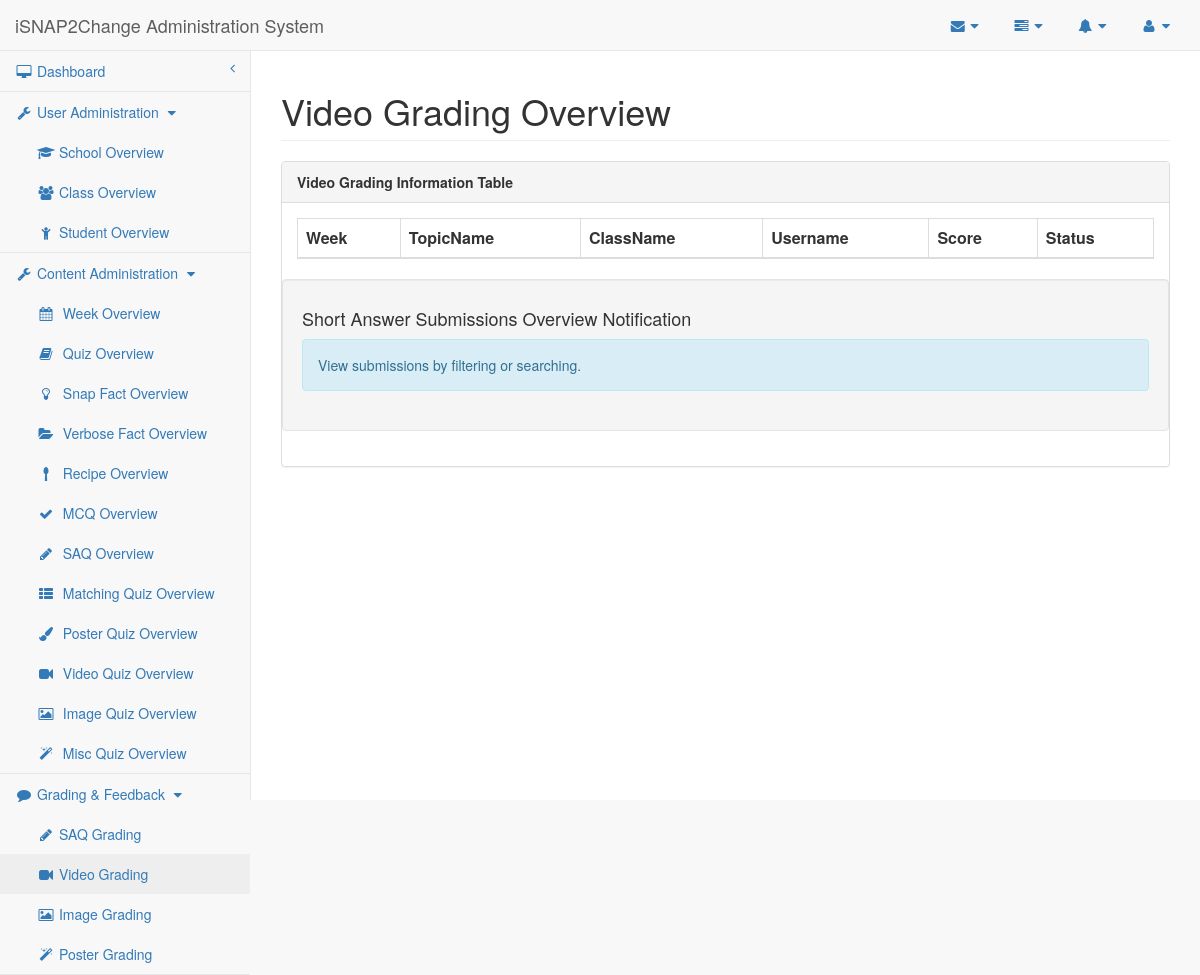
The app's page /researcher/video-grading.php, older data.
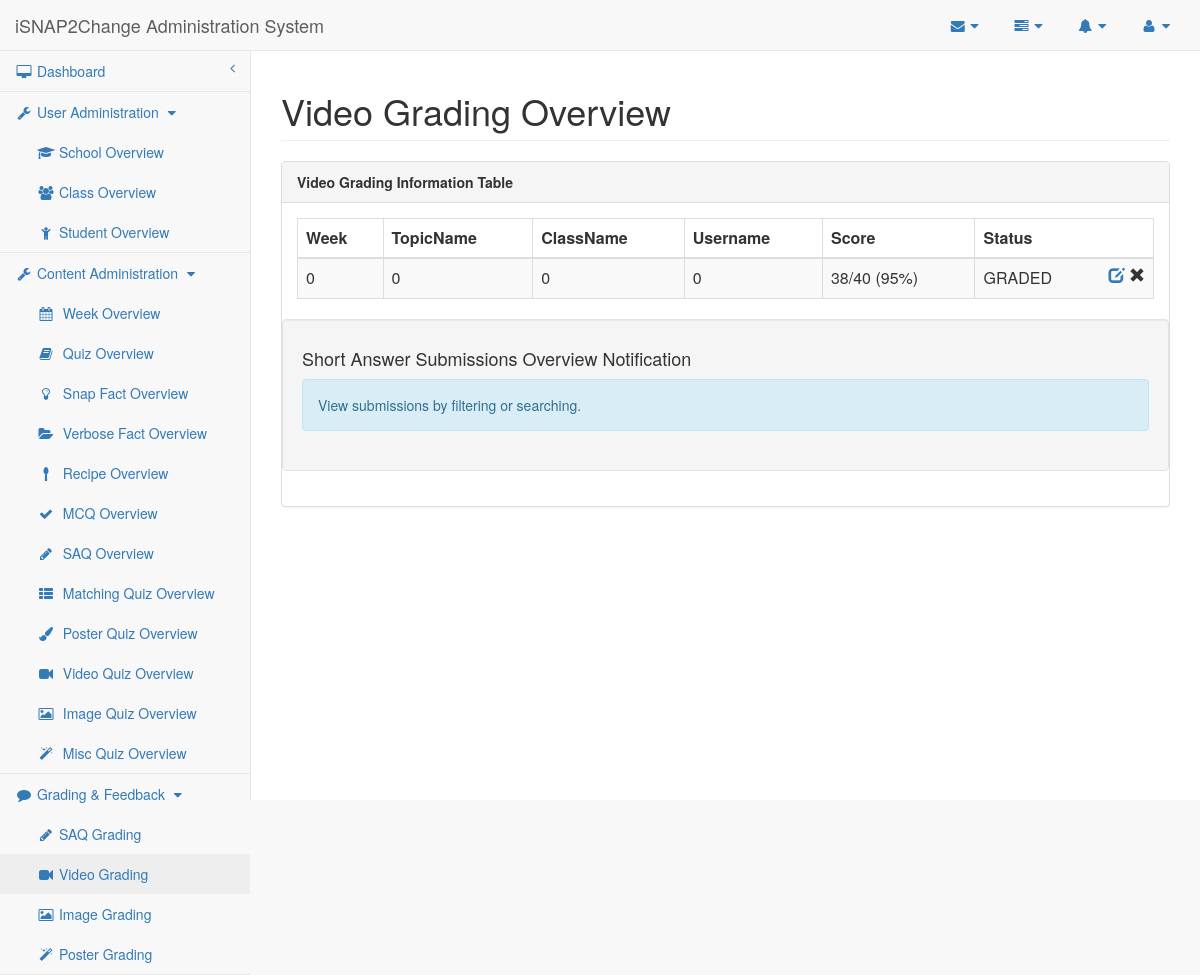
The same page, newer data.
### tables this page shows
CREATE TABLE IF NOT EXISTS `Quiz_Record` (
  QuizID    MEDIUMINT,
  StudentID MEDIUMINT,
  `Status`  ENUM ('UNSUBMITTED', 'UNGRADED', 'GRADED') DEFAULT 'GRADED',
  Viewed    BOOLEAN                                    DEFAULT 0,
  CONSTRAINT Quiz_Record_PK PRIMARY KEY (QuizID, StudentID),
  CONSTRAINT Quiz_Record_QuizID_FK FOREIGN KEY (QuizID)
  REFERENCES Quiz (QuizID)
    ON DELETE CASCADE
    ON UPDATE CASCADE,
  CONSTRAINT Quiz_Record_StudentID_FK FOREIGN KEY (StudentID)
  REFERENCES Student (StudentID)
    ON DELETE CASCADE
    ON UPDATE CASCADE
);

### researcher/video-grading.php (called while the page is built)
<?php
require_once('saq-grading-template.php');
?>

### researcher/researcher-lib.php (called while the page is built, shortened)
<?php
require_once("../mysql-lib.php");
$userAdminPageArr = array('School', 'Class', 'Student');
$userAdminIconArr = array('mortar-board', 'users', 'child');
$contentAdminPageArr = array('Week', 'Quiz', 'Snap Fact', 'Verbose Fact', 'Recipe', 'MCQ', 'SAQ', 'Matching', 'Poster', 'Video', 'Image', 'Misc');
$quizTypeArr = array('Matching', 'Poster', 'Video', 'Image', 'Misc');
$contentAdminIconArr = array('calendar', 'book', 'lightbulb-o', 'folder-open', 'spoon', 'check', 'pencil', 'th-list', 'paint-brush', 'video-camera', 'picture-o', 'magic');
$gradingPageArr = array('SAQ Grading', 'Video Grading', 'Image Grading', 'Poster Grading');
$gradingIconArr = array('pencil', 'video-camera', 'picture-o', 'magic');
$pageName = basename($_SERVER['SCRIPT_FILENAME'], '.php');
$pageNameForView = getPageNameForView($pageName);
function getPageNameForView($pageName)
{
    $pageNameForView = str_replace('-', ' ', str_replace('editor', '', $pageName));
    $pageNameForView = str_replace('mcq', 'Multiple Choice Quiz', $pageNameForView);
    if (defined('SAQ_LIKE_QUIZ_TYPE')) {
        $pageNameForView = ucfirst(SAQ_LIKE_QUIZ_TYPE) . ' Quiz';
    }
    else if (defined('SAQ_LIKE_SUBMISSION_TYPE')) {
        $pageNameForView = ucfirst(SAQ_LIKE_SUBMISSION_TYPE) . ' Grading';
    }
    else
        if (in_array(ucwords(str_replace('-', ' ', $pageNameForView)), $GLOBALS['quizTypeArr'])) {
            $pageNameForView = ucwords(str_replace('-', ' ', $pageNameForView)) . " Quiz";
        }
    return ucwords($pageNameForView);
}
?>

### mysql-lib.php (called while the page is built, shortened)
<?php
function db_close(PDO $conn)
{
    $conn = null;
}
function getStuQuizScore(PDO $conn, $quizID, $studentID)
{
    $pointsBySection = array('MCQ', 'Matching', 'Poster', 'Misc');
    $pointsByQuestion = array('SAQ');
    $score = 0;
    $quizTypeSql = "SELECT COUNT(*) FROM Quiz NATURAL JOIN Quiz_Record WHERE QuizID = ? AND StudentID = ? AND `Status`='GRADED'";
    $quizTypeQuery = $conn->prepare($quizTypeSql);
    $quizTypeQuery->execute(array($quizID, $studentID));
    if ($quizTypeQuery->fetchColumn() > 0) {
        $quizTypeSql = "SELECT * FROM Quiz NATURAL JOIN Quiz_Record WHERE QuizID = ? AND StudentID = ? AND `Status`='GRADED'";
        $quizTypeQuery = $conn->prepare($quizTypeSql);
        $quizTypeQuery->execute(array($quizID, $studentID));
        $quizTypeResult = $quizTypeQuery->fetch(PDO::FETCH_OBJ);
        $quizType = $quizTypeResult->QuizType;
        if (in_array($quizType, $pointsBySection)) {
            $pointsSql = "SELECT * FROM Quiz NATURAL JOIN " . $quizType . "_Section WHERE QuizID = ?";
            $pointsQuery = $conn->prepare($pointsSql);
            $pointsQuery->execute(array($quizID));
            $pointsResult = $pointsQuery->fetch(PDO::FETCH_OBJ);
            $score = $pointsResult->Points;
        } else if (in_array($quizType, $pointsByQuestion)) {
            $pointsSql = "SELECT QuizID, StudentID, SUM(Grading) AS SumPoints FROM Quiz NATURAL JOIN SAQ_Section NATURAL JOIN SAQ_Question NATURAL JOIN SAQ_Question_Record WHERE QuizID = ? AND StudentID = ?";
            $pointsQuery = $conn->prepare($pointsSql);
            $pointsQuery->execute(array($quizID, $studentID));
            $pointsResult = $pointsQuery->fetch(PDO::FETCH_OBJ);
            $score = $pointsResult->SumPoints;
        }
    }
    return $score;
}
function getQuizPoints(PDO $conn, $quizID)
{
    $pointsBySection = array('MCQ', 'Matching', 'Poster', 'Misc');
    $pointsByQuestion = array('SAQ', 'Video', 'Image');
    $points = 0;
    $quizTypeSql = "SELECT COUNT(*) FROM Quiz WHERE QuizID = ?";
    $quizTypeQuery = $conn->prepare($quizTypeSql);
    $quizTypeQuery->execute(array($quizID));
    if ($quizTypeQuery->fetchColumn() > 0) {
        $quizTypeSql = "SELECT QuizType FROM Quiz WHERE QuizID = ?";
        $quizTypeQuery = $conn->prepare($quizTypeSql);
        $quizTypeQuery->execute(array($quizID));
        $quizTypeResult = $quizTypeQuery->fetch(PDO::FETCH_OBJ);
        $quizType = $quizTypeResult->QuizType;
        if (in_array($quizType, $pointsBySection)) {
            $pointsSql = "SELECT Points AS SumPoints FROM Quiz NATURAL JOIN " . $quizType . "_Section WHERE QuizID = ?";
        } else if (in_array($quizType, $pointsByQuestion)) {
            $pointsSql = "SELECT SUM(Points) AS SumPoints FROM Quiz NATURAL JOIN SAQ_Section NATURAL JOIN SAQ_Question WHERE QuizID = ?";
        } else {
            throw new Exception("Unexpected Quiz Type. QuizID: " . $quizID);
        }
        $pointsQuery = $conn->prepare($pointsSql);
        $pointsQuery->execute(array($quizID));
        $pointsResult = $pointsQuery->fetch(PDO::FETCH_OBJ);
        if (strlen($pointsResult->SumPoints) > 0) {
            $points = $pointsResult->SumPoints;
        }
    }
    return $points;
}
function getQuizStatus(PDO $conn, $quizID, $studentID)
{
    $statusSql = "SELECT COUNT(*) FROM Quiz_Record
					  WHERE QuizID = ? AND StudentID = ?";
    $statusQuery = $conn->prepare($statusSql);
    $statusQuery->execute(array($quizID, $studentID));
    if ($statusQuery->fetchColumn() == 1) {
        $statusSql = "SELECT `Status` FROM Quiz_Record
						  WHERE QuizID = ? AND StudentID = ?";
        $statusQuery = $conn->prepare($statusSql);
        $statusQuery->execute(array($quizID, $studentID));
        $statusResult = $statusQuery->fetch(PDO::FETCH_OBJ);
        return $statusResult->Status;
    } else {
        return "UNANSWERED";
    }
}
function getSAQLikeSubmissions(PDO $conn, $typeIndicator)
{
    $quizSql = "SELECT * FROM Quiz_Record NATURAL JOIN Quiz NATURAL JOIN Learning_Material NATURAL JOIN Student NATURAL JOIN Class NATURAL JOIN Topic WHERE QuizType = 'SAQ' AND (`Status` = 'UNGRADED' OR `Status` = 'GRADED') AND $typeIndicator ";
    $quizQuery = $conn->prepare($quizSql);
    $quizQuery->execute();
    $quizResult = $quizQuery->fetchAll(PDO::FETCH_OBJ);
    return $quizResult;
}
function getVideoSubmissions(PDO $conn)
{
    return getSAQLikeSubmissions($conn, "Excluded = " . EXCLUDED_VIDEO);
}
?>

### researcher/saq-grading-template.php (the view, shortened to what the changed rows need)
<?php
require_once("../mysql-lib.php");
require_once("researcher-lib.php");
$columnName = array('QuizID', 'Week', 'StudentID', 'TopicName', 'ClassName', 'Username');
try {
    $conn = db_connect();
} catch (Exception $e) {
    debug_err($e);
}
try {
    if (SAQ_LIKE_SUBMISSION_TYPE == 'saq') {
        $submissionResult = getSAQSubmissions($conn);
    } else if (SAQ_LIKE_SUBMISSION_TYPE == 'video') {
        $submissionResult = getVideoSubmissions($conn);
    } else if (SAQ_LIKE_SUBMISSION_TYPE == 'image') {
        $submissionResult = getImageSubmissions($conn);
    }
} catch (Exception $e) {
    debug_err($e);
}
?>
<!DOCTYPE html>
<html lang="en">
<?php require_once('header-lib.php'); ?>
<body>
<div id="wrapper">
    <?php require_once('navigation.php'); ?>
    <div id="page-wrapper">
        <div class="row">
            <div class="col-lg-12">
                <h1 class="page-header"><?php echo $pageNameForView; ?> Overview</h1>
            </div>
        </div>
        <div class="row">
            <div class="col-lg-12">
                <div class="panel panel-default">
                    <div class="panel-body">
                        <div class="dataTable_wrapper">
                            <table class="table table-striped table-bordered table-hover" id="datatables">
                                <thead>
                                <tr>
                                    <?php for ($i = 0; $i < count($columnName); $i++) { ?>
                                        <th <?php if ($i == 0 || $i == 2) {
                                            echo 'style="display:none"';
                                        } ?>><?php echo $columnName[$i]; ?></th>
                                    <?php } ?>
                                    <th>Score</th>
                                    <th>Status</th>
                                </tr>
                                </thead>
                                <tbody>
                                <?php for ($i = 0; $i < count($submissionResult); $i++) {
                                    $quizID = $submissionResult[$i]->QuizID;
                                    $studentID = $submissionResult[$i]->StudentID; ?>
                                    <tr class="<?php if ($i % 2 == 0) {
                                        echo "odd";
                                    } else {
                                        echo "even";
                                    } ?>">
                                        <?php for ($j = 0; $j < count($columnName); $j++) { ?>
                                            <td <?php if ($j == 0 || $j == 2) {
                                                echo 'style="display:none"';
                                            } ?>>
                                                <?php if (strlen($submissionResult[$i]->$columnName[$j]) > 0) echo $submissionResult[$i]->$columnName[$j]; else echo 0; ?>
                                            </td>
                                        <?php } ?>
                                        <td>
                                            <?php
                                            $status = getQuizStatus($conn, $quizID, $studentID);
                                            if ($status == 'GRADED') {
                                                $stuQuizScore = getStuQuizScore($conn, $quizID, $studentID);
                                                $quizPoints = getQuizPoints($conn, $quizID);
                                                echo $stuQuizScore . '/' . $quizPoints . '  (' . ($stuQuizScore / $quizPoints * 100) . '%)';
                                            } else
                                                echo '-'; ?>
                                        </td>
                                        <td>
                                            <?php
                                            echo $status ?>
                                            <span class="glyphicon glyphicon-remove pull-right"
                                                  aria-hidden="true"></span>
                                            <span class="pull-right" aria-hidden="true">&nbsp;</span>
                                            <a href="saq-grader.php?quizID=<?php echo $quizID ?>&studentID=<?php echo $studentID ?>">
                                                <span class="glyphicon glyphicon-edit pull-right"
                                                      aria-hidden="true"></span></a>
                                        </td>
                                    </tr>
                                <?php } ?>
                                </tbody>
                            </table>
                        </div>
                    </div>
                </div>
            </div>
        </div>
    </div>
</div>
<?php require_once('sb-admin-lib.php'); ?>
</body>
</html>

### researcher/navigation.php (shortened to what the changed rows need)
<nav class="navbar navbar-default navbar-static-top" role="navigation" style="margin-bottom: 0">
    <div class="navbar-header">
        <a class="navbar-brand" href="index.php">iSNAP2Change Administration System</a>
    </div>
    <div class="navbar-default sidebar" role="navigation">
        <div class="sidebar-nav navbar-collapse">
            <ul class="nav" id="side-menu">
                <li>
                    <ul id="userAdmin" class="collapse in nav nav-second-level" aria-expanded="true">
                        <?php for ($i = 0; $i < count($userAdminPageArr); $i++) { ?>
                            <li>
                                <a href="<?php echo strtolower($userAdminPageArr[$i]); ?>.php"><i
                                        class="fa fa-fw fa-<?php echo $userAdminIconArr[$i]; ?>"></i>&nbsp;<?php echo $userAdminPageArr[$i]; ?>
                                    Overview</a>
                            </li>
                        <?php } ?>
                    </ul>
                </li>
                <li>
                    <ul id="contentAdmin" class="collapse in nav nav-second-level" aria-expanded="true">
                        <?php for ($i = 0; $i < count($contentAdminPageArr); $i++) { ?>
                            <li>
                                <a href="<?php echo str_replace(" ", "-", strtolower($contentAdminPageArr[$i])); ?>.php">
                                    <i class="fa fa-fw fa-<?php echo $contentAdminIconArr[$i]; ?>"></i>
                                    &nbsp;<?php echo $contentAdminPageArr[$i];
                                    if (in_array($contentAdminPageArr[$i], $quizTypeArr)) echo " Quiz" ?> Overview</a>
                            </li>
                        <?php } ?>
                    </ul>
                </li>
                <li>
                    <ul id="gradingPage" class="collapse in nav nav-second-level" aria-expanded="true">
                        <?php for ($i = 0; $i < count($gradingPageArr); $i++) { ?>
                            <li>
                                <a href="<?php echo str_replace(" ", "-", strtolower($gradingPageArr[$i])); ?>.php"><i
                                        class="fa fa-fw fa-<?php echo $gradingIconArr[$i]; ?>"></i>&nbsp;<?php echo $gradingPageArr[$i]; ?>
                                </a>
                            </li>
                        <?php } ?>
                    </ul>
                </li>
            </ul>
        </div>
    </div>
</nav>

Row changes from the older to the newer data that the page shows:
added quiz_record: stuQuizScore "38", quizPoints "40", quizPoints "95", status "GRADED"
